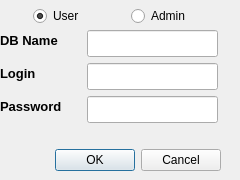
<?xml version="1.0" encoding="UTF-8"?>
<ui version="4.0">
 <class>DBLoginDlg</class>
 <widget class="QDialog" name="DBLoginDlg">
  <property name="geometry">
   <rect>
    <x>0</x>
    <y>0</y>
    <width>240</width>
    <height>180</height>
   </rect>
  </property>
  <property name="minimumSize">
   <size>
    <width>240</width>
    <height>180</height>
   </size>
  </property>
  <property name="maximumSize">
   <size>
    <width>240</width>
    <height>180</height>
   </size>
  </property>
  <property name="windowTitle">
   <string>FMRD Login</string>
  </property>
  <widget class="QDialogButtonBox" name="buttonBox">
   <property name="geometry">
    <rect>
     <x>0</x>
     <y>140</y>
     <width>221</width>
     <height>41</height>
    </rect>
   </property>
   <property name="orientation">
    <enum>Qt::Horizontal</enum>
   </property>
   <property name="standardButtons">
    <set>QDialogButtonBox::Cancel|QDialogButtonBox::Ok</set>
   </property>
  </widget>
  <widget class="QWidget" name="layoutWidget">
   <property name="geometry">
    <rect>
     <x>0</x>
     <y>30</y>
     <width>241</width>
     <height>101</height>
    </rect>
   </property>
   <layout class="QFormLayout" name="formLayout">
    <item row="0" column="0">
     <widget class="QLabel" name="dbnameLabel">
      <property name="minimumSize">
       <size>
        <width>81</width>
        <height>21</height>
       </size>
      </property>
      <property name="maximumSize">
       <size>
        <width>81</width>
        <height>21</height>
       </size>
      </property>
      <property name="text">
       <string>&lt;!DOCTYPE HTML PUBLIC &quot;-//W3C//DTD HTML 4.0//EN&quot; &quot;http://www.w3.org/TR/REC-html40/strict.dtd&quot;&gt;
&lt;html&gt;&lt;head&gt;&lt;meta name=&quot;qrichtext&quot; content=&quot;1&quot; /&gt;&lt;style type=&quot;text/css&quot;&gt;
p, li { white-space: pre-wrap; }
&lt;/style&gt;&lt;/head&gt;&lt;body style=&quot; font-family:'Sans'; font-size:10pt; font-weight:400; font-style:normal;&quot;&gt;
&lt;p style=&quot; margin-top:0px; margin-bottom:0px; margin-left:0px; margin-right:0px; -qt-block-indent:0; text-indent:0px;&quot;&gt;&lt;span style=&quot; font-weight:600;&quot;&gt;DB Name&lt;/span&gt;&lt;/p&gt;&lt;/body&gt;&lt;/html&gt;</string>
      </property>
     </widget>
    </item>
    <item row="0" column="1">
     <widget class="QLineEdit" name="dbNameEdit">
      <property name="sizePolicy">
       <sizepolicy hsizetype="Fixed" vsizetype="Fixed">
        <horstretch>0</horstretch>
        <verstretch>0</verstretch>
       </sizepolicy>
      </property>
      <property name="minimumSize">
       <size>
        <width>131</width>
        <height>27</height>
       </size>
      </property>
      <property name="maximumSize">
       <size>
        <width>131</width>
        <height>27</height>
       </size>
      </property>
      <property name="toolTip">
       <string>Database name</string>
      </property>
     </widget>
    </item>
    <item row="1" column="0">
     <widget class="QLabel" name="loginLabel">
      <property name="minimumSize">
       <size>
        <width>81</width>
        <height>21</height>
       </size>
      </property>
      <property name="maximumSize">
       <size>
        <width>81</width>
        <height>21</height>
       </size>
      </property>
      <property name="text">
       <string>&lt;!DOCTYPE HTML PUBLIC &quot;-//W3C//DTD HTML 4.0//EN&quot; &quot;http://www.w3.org/TR/REC-html40/strict.dtd&quot;&gt;
&lt;html&gt;&lt;head&gt;&lt;meta name=&quot;qrichtext&quot; content=&quot;1&quot; /&gt;&lt;style type=&quot;text/css&quot;&gt;
p, li { white-space: pre-wrap; }
&lt;/style&gt;&lt;/head&gt;&lt;body style=&quot; font-family:'Sans'; font-size:10pt; font-weight:400; font-style:normal;&quot;&gt;
&lt;p style=&quot; margin-top:0px; margin-bottom:0px; margin-left:0px; margin-right:0px; -qt-block-indent:0; text-indent:0px;&quot;&gt;&lt;span style=&quot; font-weight:600;&quot;&gt;Login&lt;/span&gt;&lt;/p&gt;&lt;/body&gt;&lt;/html&gt;</string>
      </property>
     </widget>
    </item>
    <item row="1" column="1">
     <widget class="QLineEdit" name="loginEdit">
      <property name="enabled">
       <bool>true</bool>
      </property>
      <property name="sizePolicy">
       <sizepolicy hsizetype="Fixed" vsizetype="Fixed">
        <horstretch>0</horstretch>
        <verstretch>0</verstretch>
       </sizepolicy>
      </property>
      <property name="minimumSize">
       <size>
        <width>131</width>
        <height>27</height>
       </size>
      </property>
      <property name="maximumSize">
       <size>
        <width>131</width>
        <height>27</height>
       </size>
      </property>
      <property name="toolTip">
       <string>Database username</string>
      </property>
     </widget>
    </item>
    <item row="2" column="0">
     <widget class="QLabel" name="passwordLabel">
      <property name="minimumSize">
       <size>
        <width>81</width>
        <height>21</height>
       </size>
      </property>
      <property name="maximumSize">
       <size>
        <width>81</width>
        <height>21</height>
       </size>
      </property>
      <property name="text">
       <string>&lt;!DOCTYPE HTML PUBLIC &quot;-//W3C//DTD HTML 4.0//EN&quot; &quot;http://www.w3.org/TR/REC-html40/strict.dtd&quot;&gt;
&lt;html&gt;&lt;head&gt;&lt;meta name=&quot;qrichtext&quot; content=&quot;1&quot; /&gt;&lt;style type=&quot;text/css&quot;&gt;
p, li { white-space: pre-wrap; }
&lt;/style&gt;&lt;/head&gt;&lt;body style=&quot; font-family:'Sans'; font-size:10pt; font-weight:400; font-style:normal;&quot;&gt;
&lt;p style=&quot; margin-top:0px; margin-bottom:0px; margin-left:0px; margin-right:0px; -qt-block-indent:0; text-indent:0px;&quot;&gt;&lt;span style=&quot; font-weight:600;&quot;&gt;Password&lt;/span&gt;&lt;/p&gt;&lt;/body&gt;&lt;/html&gt;</string>
      </property>
     </widget>
    </item>
    <item row="2" column="1">
     <widget class="QLineEdit" name="passwordEdit">
      <property name="enabled">
       <bool>true</bool>
      </property>
      <property name="sizePolicy">
       <sizepolicy hsizetype="Fixed" vsizetype="Fixed">
        <horstretch>0</horstretch>
        <verstretch>0</verstretch>
       </sizepolicy>
      </property>
      <property name="minimumSize">
       <size>
        <width>131</width>
        <height>27</height>
       </size>
      </property>
      <property name="maximumSize">
       <size>
        <width>131</width>
        <height>27</height>
       </size>
      </property>
      <property name="toolTip">
       <string>Password</string>
      </property>
      <property name="echoMode">
       <enum>QLineEdit::Password</enum>
      </property>
     </widget>
    </item>
   </layout>
  </widget>
  <widget class="QRadioButton" name="userButton">
   <property name="geometry">
    <rect>
     <x>33</x>
     <y>1</y>
     <width>60</width>
     <height>30</height>
    </rect>
   </property>
   <property name="minimumSize">
    <size>
     <width>60</width>
     <height>30</height>
    </size>
   </property>
   <property name="maximumSize">
    <size>
     <width>60</width>
     <height>30</height>
    </size>
   </property>
   <property name="toolTip">
    <string>User switchboard</string>
   </property>
   <property name="text">
    <string>User</string>
   </property>
   <property name="checked">
    <bool>true</bool>
   </property>
   <attribute name="buttonGroup">
    <string>switchboardGroup</string>
   </attribute>
  </widget>
  <widget class="QRadioButton" name="adminButton">
   <property name="geometry">
    <rect>
     <x>131</x>
     <y>1</y>
     <width>75</width>
     <height>30</height>
    </rect>
   </property>
   <property name="minimumSize">
    <size>
     <width>75</width>
     <height>30</height>
    </size>
   </property>
   <property name="maximumSize">
    <size>
     <width>75</width>
     <height>30</height>
    </size>
   </property>
   <property name="toolTip">
    <string>Administrator switchboard</string>
   </property>
   <property name="text">
    <string>Admin</string>
   </property>
   <attribute name="buttonGroup">
    <string>switchboardGroup</string>
   </attribute>
  </widget>
 </widget>
 <resources/>
 <connections>
  <connection>
   <sender>buttonBox</sender>
   <signal>accepted()</signal>
   <receiver>DBLoginDlg</receiver>
   <slot>accept()</slot>
   <hints>
    <hint type="sourcelabel">
     <x>248</x>
     <y>254</y>
    </hint>
    <hint type="destinationlabel">
     <x>157</x>
     <y>274</y>
    </hint>
   </hints>
  </connection>
  <connection>
   <sender>buttonBox</sender>
   <signal>rejected()</signal>
   <receiver>DBLoginDlg</receiver>
   <slot>reject()</slot>
   <hints>
    <hint type="sourcelabel">
     <x>316</x>
     <y>260</y>
    </hint>
    <hint type="destinationlabel">
     <x>286</x>
     <y>274</y>
    </hint>
   </hints>
  </connection>
 </connections>
 <buttongroups>
  <buttongroup name="switchboardGroup"/>
 </buttongroups>
</ui>
